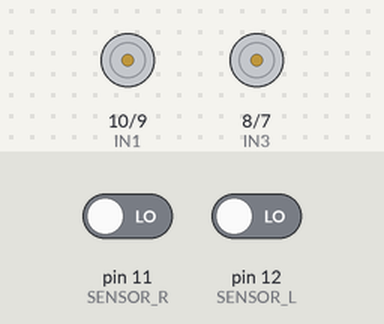
Recording of a sketch running on a simulated Arduino Uno, built with avr-gcc and run on an emulated ATmega328P. Shown: motor-driver pin pairs drawn as motors (green arrow = first pin HIGH = forward, orange = second pin HIGH = backward, longer = more drive, scaled by the enable pin). The test bench sets the inputs (shaded band); at power-on: pin 11 (SENSOR_R) LOW, pin 12 (SENSOR_L) LOW.

Above: at 1.2 s.
1.3 s: pin 11 (SENSOR_R) driven HIGH
At 2.5 s:
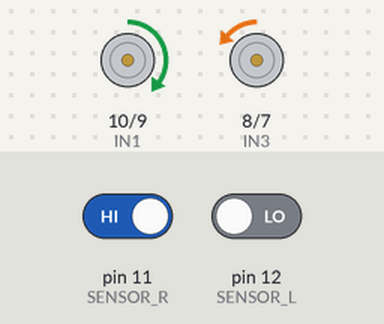
2.8 s: pin 12 (SENSOR_L) driven HIGH
At 3.9 s:
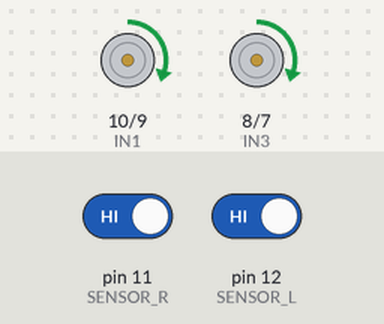
4.3 s: pin 11 (SENSOR_R) driven LOW
At 5.0 s:
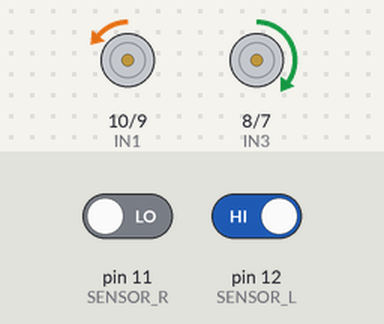
Timing chart, 0 to 7.3 s (numbered marks = the images above; inputs shaded):
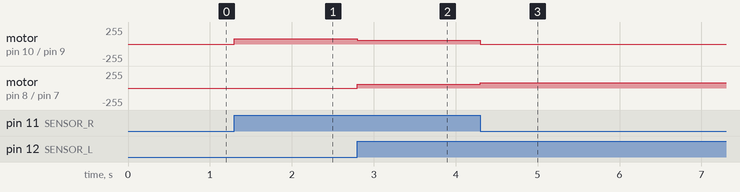

Measured:
- after the input at 1.3 s, motor on pin 10 (IN1) / pin 9 (IN2): stopped → forward 80/255 at once; motor on pin 8 (IN3) / pin 7 (IN4): stopped → backward 1/255 at once
- after the input at 2.8 s, motor on pin 10 (IN1) / pin 9 (IN2): forward 80/255 → forward 60/255 at once; motor on pin 8 (IN3) / pin 7 (IN4): backward 1/255 → forward 60/255 at once
- after the input at 4.3 s, motor on pin 10 (IN1) / pin 9 (IN2): forward 60/255 → backward 1/255 at once; motor on pin 8 (IN3) / pin 7 (IN4): forward 60/255 → forward 80/255 at once

The sketch:

driod.ino
```cpp
const int SENSOR_L = 12;
const int SENSOR_R = 11;

const int ENA = 5;   // left motor PWM
const int IN1 = 10;
const int IN2 = 9;
const int ENB = 6;   // right motor PWM
const int IN3 = 8;
const int IN4 = 7;

const int BLACK = HIGH;
const int SPEED = 60;
const int TURN = 80; //change accordingly
// as this is just callin=bration problem on diffrent trek it will act or need diffrent calibaration some


void drive(int l, int r) {
  digitalWrite(IN1, l > 0); digitalWrite(IN2, l < 0);
  digitalWrite(IN3, r > 0); digitalWrite(IN4, r < 0);
  analogWrite(ENA, abs(l));
  analogWrite(ENB, abs(r));
}

void setup() {
  pinMode(SENSOR_L, INPUT);
  pinMode(SENSOR_R, INPUT);
  pinMode(ENA, OUTPUT);
  pinMode(IN1, OUTPUT);
  pinMode(IN2, OUTPUT);
  pinMode(ENB, OUTPUT);
  pinMode(IN3, OUTPUT);
  pinMode(IN4, OUTPUT);
}

void loop() {
  bool l = digitalRead(SENSOR_L) == BLACK;
  bool r = digitalRead(SENSOR_R) == BLACK;
// now motor second motor doesnt stop
  //it reverse so it move smoothly as before it was stopping which casusing the twitching
  // calibrate accrodingly

  if (l && r)  {  // both on balck: forward : change according to liking
    drive(SPEED, SPEED);
  }
  else if (l && !r){
    drive(-1, TURN);      // line on left: stop left wheel
  }
  else if (!l && r){
    drive(TURN, -1);      // line on right: stop right wheel
  }

  else{
    drive(0, 0); //stopped if there none line.
  }

}
```
